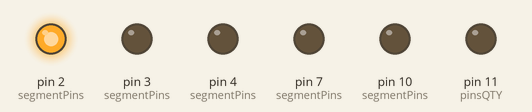
A sketch run on a simulated Arduino Uno, built with avr-gcc and run on an emulated ATmega328P. On the bench: output pins drawn as LEDs (lit = HIGH). Pins used as bus, display or sensor lines are not drawn.

Above: at 0.1 s.
At 6.1 s:
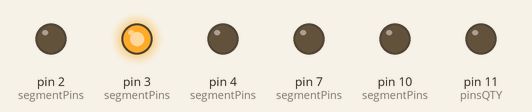
At 12.1 s:
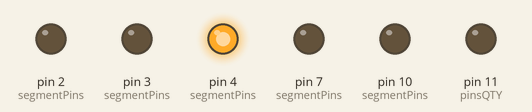
At 19.6 s:
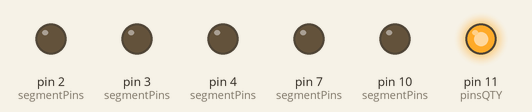
At 30.1 s:
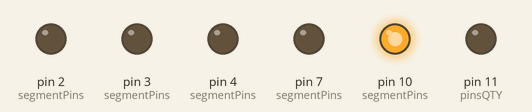
At 37.6 s:
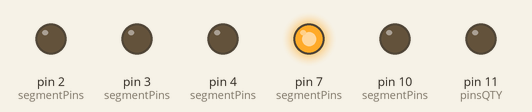
Timing chart, 0 to 40.0 s (numbered marks = the images above):
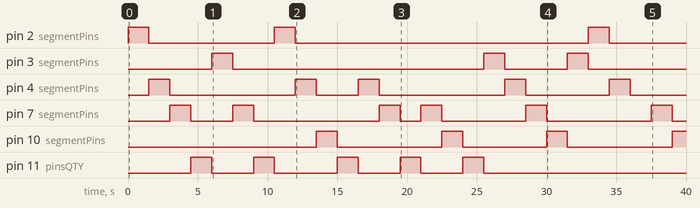

The sketch:

sketch_jun19a.ino
```cpp
/*
 Пример управления яркостью светодиода
 на выходе контроллера Arduino.
 Управление 7-сегментным индикатором SC10-21SRWA.
*/

int const pinsQTY = 11;

// Пины для сегментов
int led1  = 1;  // lower left segment
int led2  = 2;  // lower middle segment
int led3  = 3;  // dot (если нужен)
int led4  = 4;  // center segment
int led5  = 0;  // lower right segment port forwarding to pin 6 instead of 5 because behaviour of pin 5 seems like a X_X
int led7  = 7;  // upper right segment
int led10 = 10; // upper left segment
int led11 = 11; // upper middle segment
int pinMaxNumber = 11;
int pause = 00;
int currentDigit = 0;
int freezePause = 1500;
int itterations = 0;

// массив пинов для управления сегментами (в нужном порядке)
int segmentPins[8] = {led1, led2, led4, led5, led7, led10, led11, led3}; // led3 (точка)

// таблица сегментов для цифр 0–9 (1 = включен, 0 = выключен); pin 3 dot segment
// значение 0 элемент массива это 0 испоольтзуется дл смещения индексации. чтобы первый значимыыыыый элемент имел индекс 1.
// это сделано для того, что индекс элемента в массиве соответсвует номеру ноги на которой "висит",
// перебирая элементы массива, мы по индексу элемента, понимаем какой элемент массиса(номер ноги) в каком состоянии должен быть
int digits[10][9] = {
  //  1  2   3   4   5  7   10  11  <- segments number
  {0, 1, 1,  0,  1,  0, 1,  1,  1}, // 0
  {0, 0, 0,  0,  1,  0, 1,  0,  0}, // 1
  {0, 1, 1,  0,  0,  1, 1,  0,  1}, // 2
  {0, 0, 1,  0,  1,  0, 1,  0,  1}, // 3
  {0, 0, 0,  0,  1,  1, 1,  1,  0}, // 4
  {0, 0, 1,  0,  1,  1, 0,  1,  1}, // 5
  {0, 1, 1,  1,  1,  1, 0,  1,  1}, // 6 with dot
  {0, 0, 0,  1,  1,  0, 1,  0,  1}, // 7
  {0, 1, 1,  0,  1,  1, 1,  1,  1}, // 8
  {0, 0, 1,  1,  1,  1, 1,  1,  1}  // 9 with dot
};

void setup()
{
  Serial.begin(9600);

  // Устанавливаем режим OUTPUT для всех сегментов
  for (int i = 0; i < 8; i++) {
    pinMode(segmentPins[i], OUTPUT);
  }
}
void flushDisplay()
{
  for (int i = 0; i <= pinMaxNumber; i++) {
      digitalWrite(segmentPins[i], LOW);
  }
}
void showDigit(int digit)
{
  if (digit < 0 || digit > 9) return;


  int* segments = digits[digit];

  // ----------------- Gate Upper ------------------
  for (int i = 0; i < (sizeof(segments)); i++) {
    if (segments[i]) {
      digitalWrite(segmentPins[i], HIGH);
      }
  }
  //digitalWrite(GateUpper, LOW);
  // ----------------- Gate Lower ------------------
  for (int i = 0; i < 8; i++) {
    if (segments[i]) {
      digitalWrite(segmentPins[i], HIGH);
delay (freezePause);
flushDisplay();
    }
  }
  //digitalWrite(GateLower, LOW);
}

  void loop() {

      showDigit(currentDigit);
      ++currentDigit;
      ++ itterations;
      if (currentDigit>=9)
      {currentDigit = 0;}
      if (itterations == 10)
      {
        flushDisplay();
        exit(0);
      }
  }
```

Measured:
- by itself, pin 2 (segmentPins): goes HIGH 1.5 s, LOW 9.0 s, HIGH 1.5 s, LOW 21.0 s, HIGH 1.5 s, then LOW
- by itself, pin 3 (segmentPins): goes HIGH 1.5 s, LOW 18.0 s, HIGH 1.5 s, LOW 4.5 s, HIGH 1.5 s, then LOW
- by itself, pin 4 (segmentPins): LOW → HIGH at 1.5 s, → LOW 1.5 s later, → HIGH 9.0 s later, → LOW 1.5 s later, … (10 changes in this stretch)
- by itself, pin 7 (segmentPins): LOW → HIGH at 3.0 s, → LOW 1.5 s later, → HIGH 3.0 s later, → LOW 1.5 s later, … (12 changes in this stretch)
- by itself, pin 10 (segmentPins): goes HIGH 1.5 s, LOW 7.5 s, HIGH 1.5 s, LOW 6.0 s, HIGH 1.5 s, LOW 7.5 s, then HIGH
- by itself, pin 11 (pinsQTY): LOW → HIGH at 4.5 s, → LOW 1.5 s later, → HIGH 3.0 s later, → LOW 1.5 s later, … (10 changes in this stretch)
